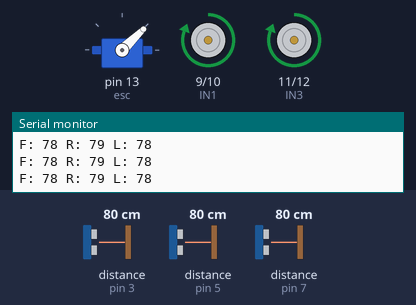
The sketch below on a simulated Arduino Uno, built with avr-gcc and run on an emulated ATmega328P. Shown: servo, motor-driver pin pairs drawn as motors (green arrow = first pin HIGH = forward, orange = second pin HIGH = backward, longer = more drive), the last lines printed to the serial monitor. Wiring (inferred from the names in the program): 3 × ultrasonic range finder: trigger pin 2, echo pin 3 / trigger pin 4, echo pin 5 / trigger pin 6, echo pin 7. Inputs (shaded band) come from the test bench; at power-on: distance to the obstacle (sensors on pin 3, pin 5, pin 7) 80 cm. The echo pulse lasts 58.3 µs per cm.

Above: at 3.2 s.
3.3 s: distance to the obstacle (sensor on pin 3) set to 18 cm
4.8 s: distance to the obstacle (sensor on pin 3) set to 15 cm
At 5.4 s:
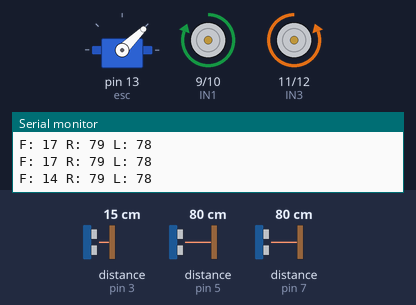
7.8 s: distance to the obstacle (sensor on pin 5) set to 74 cm
At 9.0 s:
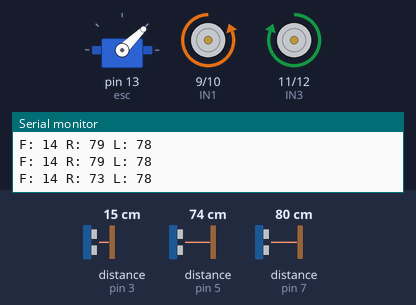
10.8 s: distance to the obstacle (sensor on pin 5) set to 120 cm
13.8 s: distance to the obstacle (sensor on pin 5) set to 2 cm
Timing chart, 0 to 20.8 s (numbered marks = the images above; inputs shaded):
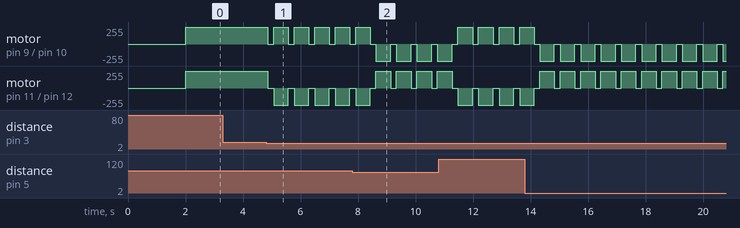

The sketch:

smart_cleaning_robot.ino
```cpp
#include <Servo.h>

Servo esc;

// Ultrasonic sensor pins
const int trigPin1 = 2;
const int echoPin1 = 3;   // Front

const int trigPin2 = 4;
const int echoPin2 = 5;   // Right

const int trigPin3 = 6;
const int echoPin3 = 7;   // Left

const int irPin = 8;

// Motor driver pins
const int IN1 = 9;
const int IN2 = 10;
const int IN3 = 11;
const int IN4 = 12;

long duration1, duration2, duration3;
int distanceFront, distanceRight, distanceLeft;

void setup()
{
    pinMode(trigPin1, OUTPUT);
    pinMode(echoPin1, INPUT);

    pinMode(trigPin2, OUTPUT);
    pinMode(echoPin2, INPUT);

    pinMode(trigPin3, OUTPUT);
    pinMode(echoPin3, INPUT);

    pinMode(irPin, INPUT);

    pinMode(IN1, OUTPUT);
    pinMode(IN2, OUTPUT);
    pinMode(IN3, OUTPUT);
    pinMode(IN4, OUTPUT);

    Serial.begin(9600);

    esc.attach(13);
    esc.writeMicroseconds(1000);
    delay(2000);
}

void forward()
{
    digitalWrite(IN1, HIGH);
    digitalWrite(IN2, LOW);
    digitalWrite(IN3, HIGH);
    digitalWrite(IN4, LOW);
}

void left()
{
    digitalWrite(IN1, HIGH);
    digitalWrite(IN2, LOW);
    digitalWrite(IN3, LOW);
    digitalWrite(IN4, HIGH);
}

void right()
{
    digitalWrite(IN1, LOW);
    digitalWrite(IN2, HIGH);
    digitalWrite(IN3, HIGH);
    digitalWrite(IN4, LOW);
}

void stopMotor()
{
    digitalWrite(IN1, LOW);
    digitalWrite(IN2, LOW);
    digitalWrite(IN3, LOW);
    digitalWrite(IN4, LOW);
}

void loop()
{
    digitalWrite(trigPin1, LOW);
    delayMicroseconds(2);
    digitalWrite(trigPin1, HIGH);
    delayMicroseconds(10);
    digitalWrite(trigPin1, LOW);

    duration1 = pulseIn(echoPin1, HIGH);
    distanceFront = duration1 * 0.034 / 2;

    digitalWrite(trigPin2, LOW);
    delayMicroseconds(2);
    digitalWrite(trigPin2, HIGH);
    delayMicroseconds(10);
    digitalWrite(trigPin2, LOW);

    duration2 = pulseIn(echoPin2, HIGH);
    distanceRight = duration2 * 0.034 / 2;

    digitalWrite(trigPin3, LOW);
    delayMicroseconds(2);
    digitalWrite(trigPin3, HIGH);
    delayMicroseconds(10);
    digitalWrite(trigPin3, LOW);

    duration3 = pulseIn(echoPin3, HIGH);
    distanceLeft = duration3 * 0.034 / 2;

    Serial.print("F: ");
    Serial.print(distanceFront);
    Serial.print(" R: ");
    Serial.print(distanceRight);
    Serial.print(" L: ");
    Serial.println(distanceLeft);

    if (distanceFront > 15)
    {
        forward();
    }
    else
    {
        stopMotor();
        delay(200);

        if (distanceLeft > distanceRight)
        {
            right();
            delay(400);
        }
        else
        {
            left();
            delay(400);
        }
    }

    delay(100);
}
```

Measured:
- the behaviour switches between 17 and 16 cm on distance to the obstacle (sensor on pin 3) (found by bisection; images 0 and 1)
- the behaviour switches between 79 and 78 cm on distance to the obstacle (sensor on pin 5) (found by bisection; images 1 and 2)
- after the input at 4.8 s, motor on pin 9 (IN1) / pin 10 (IN2): alternates forward 255/255 for 0.51 s and stopped for 0.20 s, starting after 0.06 s; motor on pin 11 (IN3) / pin 12 (IN4): alternates backward 255/255 for 0.51 s and stopped for 0.20 s, starting after 0.06 s
